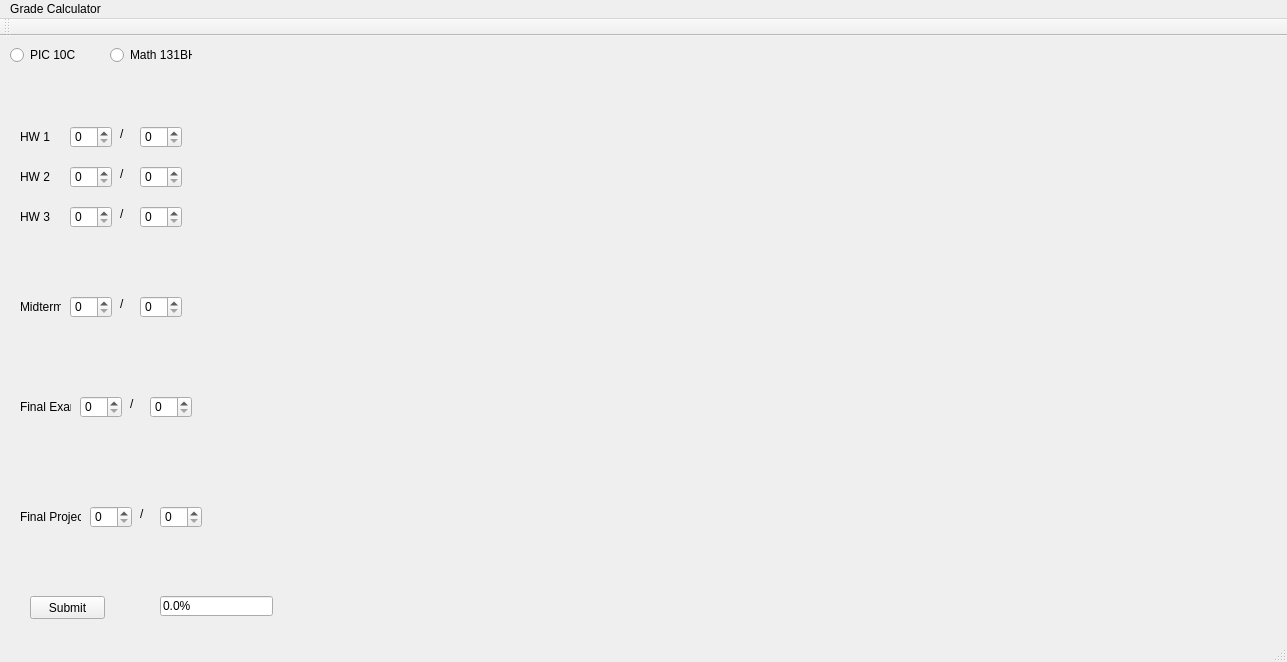
<?xml version="1.0" encoding="UTF-8"?>
<ui version="4.0">
 <class>Grade_Calculator</class>
 <widget class="QMainWindow" name="Grade_Calculator">
  <property name="geometry">
   <rect>
    <x>0</x>
    <y>0</y>
    <width>1287</width>
    <height>662</height>
   </rect>
  </property>
  <property name="windowTitle">
   <string>Grade_Calculator</string>
  </property>
  <widget class="QWidget" name="centralWidget">
   <widget class="QRadioButton" name="radioButton">
    <property name="geometry">
     <rect>
      <x>10</x>
      <y>10</y>
      <width>82</width>
      <height>18</height>
     </rect>
    </property>
    <property name="text">
     <string>PIC 10C</string>
    </property>
   </widget>
   <widget class="QRadioButton" name="radioButton_2">
    <property name="geometry">
     <rect>
      <x>110</x>
      <y>10</y>
      <width>82</width>
      <height>18</height>
     </rect>
    </property>
    <property name="text">
     <string>Math 131BH</string>
    </property>
   </widget>
   <widget class="QLabel" name="label">
    <property name="geometry">
     <rect>
      <x>20</x>
      <y>90</y>
      <width>41</width>
      <height>21</height>
     </rect>
    </property>
    <property name="text">
     <string>HW 1</string>
    </property>
   </widget>
   <widget class="QSpinBox" name="HW1_Received_Score">
    <property name="geometry">
     <rect>
      <x>70</x>
      <y>90</y>
      <width>42</width>
      <height>22</height>
     </rect>
    </property>
   </widget>
   <widget class="QSpinBox" name="HW1_Total_Score">
    <property name="geometry">
     <rect>
      <x>140</x>
      <y>90</y>
      <width>42</width>
      <height>22</height>
     </rect>
    </property>
   </widget>
   <widget class="QSpinBox" name="HW2_Total_Score">
    <property name="geometry">
     <rect>
      <x>140</x>
      <y>130</y>
      <width>42</width>
      <height>22</height>
     </rect>
    </property>
   </widget>
   <widget class="QSpinBox" name="HW2_Received_Score">
    <property name="geometry">
     <rect>
      <x>70</x>
      <y>130</y>
      <width>42</width>
      <height>22</height>
     </rect>
    </property>
   </widget>
   <widget class="QLabel" name="label_2">
    <property name="geometry">
     <rect>
      <x>20</x>
      <y>130</y>
      <width>41</width>
      <height>21</height>
     </rect>
    </property>
    <property name="text">
     <string>HW 2</string>
    </property>
   </widget>
   <widget class="QSpinBox" name="HW3_Total_Score">
    <property name="geometry">
     <rect>
      <x>140</x>
      <y>170</y>
      <width>42</width>
      <height>22</height>
     </rect>
    </property>
   </widget>
   <widget class="QSpinBox" name="HW3_Received_Score">
    <property name="geometry">
     <rect>
      <x>70</x>
      <y>170</y>
      <width>42</width>
      <height>22</height>
     </rect>
    </property>
   </widget>
   <widget class="QLabel" name="label_3">
    <property name="geometry">
     <rect>
      <x>20</x>
      <y>170</y>
      <width>41</width>
      <height>21</height>
     </rect>
    </property>
    <property name="text">
     <string>HW 3</string>
    </property>
   </widget>
   <widget class="QLabel" name="label_4">
    <property name="geometry">
     <rect>
      <x>120</x>
      <y>90</y>
      <width>16</width>
      <height>16</height>
     </rect>
    </property>
    <property name="text">
     <string>/</string>
    </property>
   </widget>
   <widget class="QLabel" name="label_5">
    <property name="geometry">
     <rect>
      <x>120</x>
      <y>130</y>
      <width>16</width>
      <height>16</height>
     </rect>
    </property>
    <property name="text">
     <string>/</string>
    </property>
   </widget>
   <widget class="QLabel" name="label_6">
    <property name="geometry">
     <rect>
      <x>120</x>
      <y>170</y>
      <width>16</width>
      <height>16</height>
     </rect>
    </property>
    <property name="text">
     <string>/</string>
    </property>
   </widget>
   <widget class="QSpinBox" name="Midterm_Total_Score">
    <property name="geometry">
     <rect>
      <x>140</x>
      <y>260</y>
      <width>42</width>
      <height>22</height>
     </rect>
    </property>
   </widget>
   <widget class="QSpinBox" name="Midterm_Received_Score">
    <property name="geometry">
     <rect>
      <x>70</x>
      <y>260</y>
      <width>42</width>
      <height>22</height>
     </rect>
    </property>
   </widget>
   <widget class="QLabel" name="label_7">
    <property name="geometry">
     <rect>
      <x>120</x>
      <y>260</y>
      <width>16</width>
      <height>16</height>
     </rect>
    </property>
    <property name="text">
     <string>/</string>
    </property>
   </widget>
   <widget class="QLabel" name="label_8">
    <property name="geometry">
     <rect>
      <x>20</x>
      <y>260</y>
      <width>41</width>
      <height>21</height>
     </rect>
    </property>
    <property name="text">
     <string>Midterm</string>
    </property>
   </widget>
   <widget class="QSpinBox" name="FinalExam_Total_Score">
    <property name="geometry">
     <rect>
      <x>150</x>
      <y>360</y>
      <width>42</width>
      <height>22</height>
     </rect>
    </property>
   </widget>
   <widget class="QSpinBox" name="FinalExam_Received_Score">
    <property name="geometry">
     <rect>
      <x>80</x>
      <y>360</y>
      <width>42</width>
      <height>22</height>
     </rect>
    </property>
   </widget>
   <widget class="QLabel" name="label_9">
    <property name="geometry">
     <rect>
      <x>130</x>
      <y>360</y>
      <width>16</width>
      <height>16</height>
     </rect>
    </property>
    <property name="text">
     <string>/</string>
    </property>
   </widget>
   <widget class="QLabel" name="label_10">
    <property name="geometry">
     <rect>
      <x>20</x>
      <y>360</y>
      <width>51</width>
      <height>21</height>
     </rect>
    </property>
    <property name="text">
     <string>Final Exam</string>
    </property>
   </widget>
   <widget class="QSpinBox" name="FinalProject_Total_Score">
    <property name="geometry">
     <rect>
      <x>160</x>
      <y>470</y>
      <width>42</width>
      <height>22</height>
     </rect>
    </property>
   </widget>
   <widget class="QSpinBox" name="FinalProject_Received_Score">
    <property name="geometry">
     <rect>
      <x>90</x>
      <y>470</y>
      <width>42</width>
      <height>22</height>
     </rect>
    </property>
   </widget>
   <widget class="QLabel" name="label_11">
    <property name="geometry">
     <rect>
      <x>140</x>
      <y>470</y>
      <width>16</width>
      <height>16</height>
     </rect>
    </property>
    <property name="text">
     <string>/</string>
    </property>
   </widget>
   <widget class="QLabel" name="label_12">
    <property name="geometry">
     <rect>
      <x>20</x>
      <y>470</y>
      <width>61</width>
      <height>21</height>
     </rect>
    </property>
    <property name="text">
     <string>Final Project</string>
    </property>
   </widget>
   <widget class="QPushButton" name="pushButton">
    <property name="geometry">
     <rect>
      <x>30</x>
      <y>560</y>
      <width>75</width>
      <height>23</height>
     </rect>
    </property>
    <property name="text">
     <string>Submit</string>
    </property>
   </widget>
   <widget class="QLineEdit" name="lineEdit">
    <property name="geometry">
     <rect>
      <x>160</x>
      <y>560</y>
      <width>113</width>
      <height>20</height>
     </rect>
    </property>
    <property name="text">
     <string>0.0%</string>
    </property>
   </widget>
  </widget>
  <widget class="QMenuBar" name="menuBar">
   <property name="geometry">
    <rect>
     <x>0</x>
     <y>0</y>
     <width>1287</width>
     <height>20</height>
    </rect>
   </property>
   <widget class="QMenu" name="menuGrade_Calculator">
    <property name="title">
     <string>Grade Calculator</string>
    </property>
   </widget>
   <addaction name="menuGrade_Calculator"/>
  </widget>
  <widget class="QToolBar" name="mainToolBar">
   <attribute name="toolBarArea">
    <enum>TopToolBarArea</enum>
   </attribute>
   <attribute name="toolBarBreak">
    <bool>false</bool>
   </attribute>
  </widget>
  <widget class="QStatusBar" name="statusBar"/>
 </widget>
 <layoutdefault spacing="6" margin="11"/>
 <resources/>
 <connections/>
</ui>
